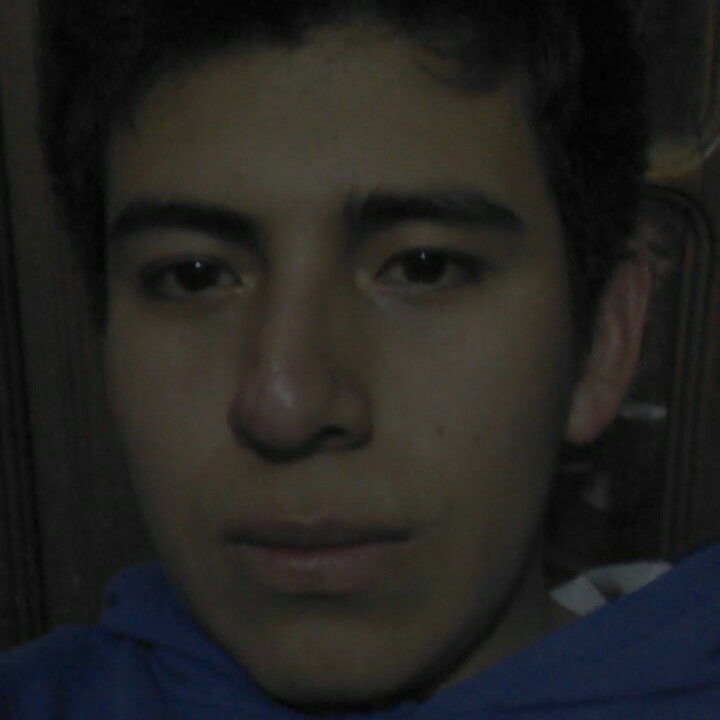
#> input picture frank.jpg, 720 x 720 px
$ python face.py
#> lines starting #> are read from the running program, lines starting #| are printed output that depends on the picture; after the words box and inside, x2 and y2 are one past the last pixel; in counts of white or black regions, pixels touching at a corner belong together
import cv2
face_cascade=cv2.CascadeClassifier("haarcascade_frontalface_default.xml")

img = cv2.imread("frank.jpg")
#> img is the input picture: shape (720, 720, 3); mean B, G, R 32.8, 34.8, 35.8
gray_img = cv2.cvtColor(img,cv2.COLOR_RGB2GRAY)

faces = face_cascade.detectMultiScale(gray_img,
scaleFactor=1.05,
minNeighbors=5)
#> faces = [[45, 60, 536, 536]]

print(faces)
#| [[ 45  60 536 536]]
for x, y, w, h in faces:
    img=cv2.rectangle(img, (x,y), (x+w,y+h),(0,255,0),3)
#> this loop made 1 pass
#> pass 1, `img=cv2.rectangle(img, (x,y), (x+w,y+h),(0,255,0),3)`:
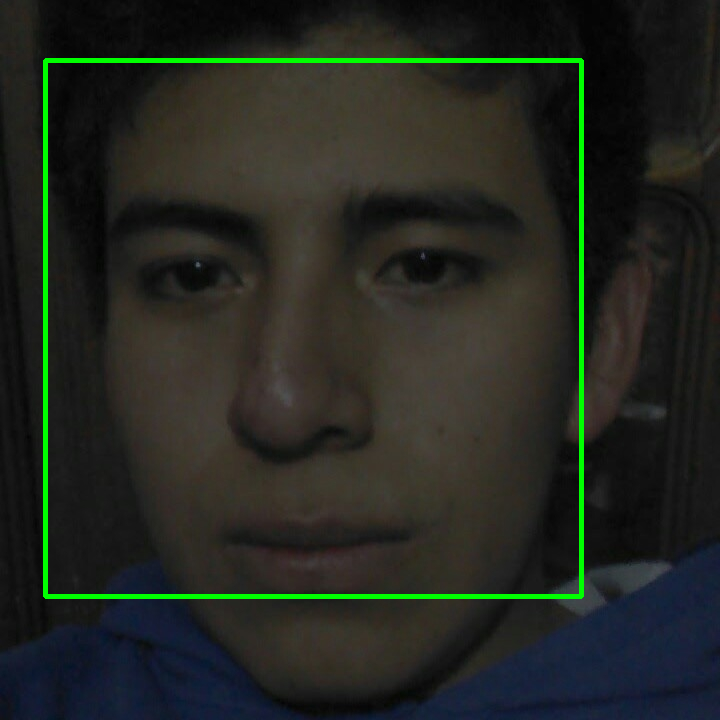
#> img: shape (720, 720, 3); 2.07% of pixels changed, all inside (x1, y1, x2, y2) = (43, 58, 584, 599)


cv2.imshow("Photo", img)
cv2.waitKey(0)
cv2.destroyAllWindows()
